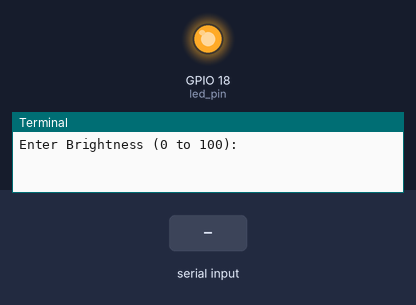
The program below on a simulated Raspberry Pi (BCM pin numbers). Shown: output pins drawn as LEDs (lit = HIGH), the last lines printed to the terminal. Inputs (shaded band) come from the test bench.

Above: at 1.2 s.
1.3 s: "90" typed at the terminal, then Enter
At 2.4 s:
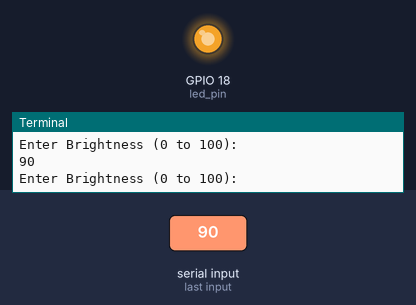
2.8 s: "0" typed at the terminal, then Enter
At 3.5 s:
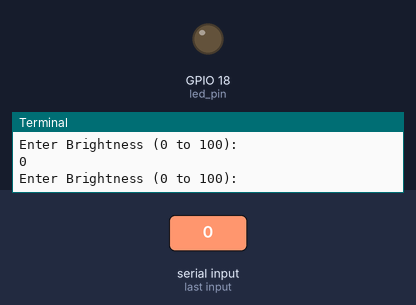
Timing chart, 0 to 5.8 s (numbered marks = the images above; inputs shaded):
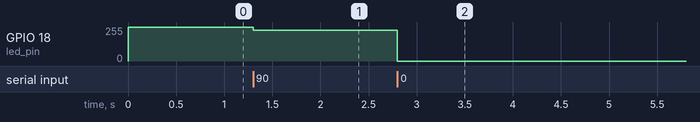

Measured:
- after the input at 1.3 s, GPIO 18 (led_pin): 255/255 → 230/255 at once
- after the input at 2.8 s, GPIO 18 (led_pin): 230/255 → 0/255 at once

The program:

monkPWM.py
```python
# File:       monkPWM.py
# Author:     Simon Monk
# Reference:  Programming the Raspberery Pi, 2nd ed., McGraw-Hill, 2016
# Originally: 09_pwm.py
#
# GPIO.HIGH = True
# GPIO.LOW  = False

import RPi.GPIO as GPIO

led_pin = 18
GPIO.setmode(GPIO.BCM)
GPIO.setup(led_pin, GPIO.OUT)

pwm_led = GPIO.PWM(led_pin, 500)
pwm_led.start(100)

try:
    while True:
      duty_s = input("Enter Brightness (0 to 100):")
      duty = int(duty_s)
      pwm_led.ChangeDutyCycle(duty)
finally:
    print("Cleaning up")
    GPIO.cleanup()
```
